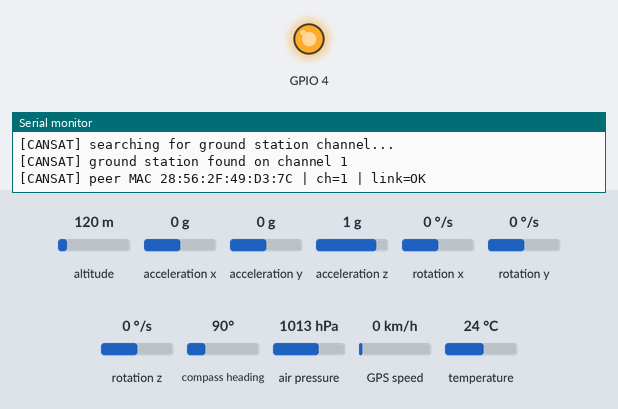
A sketch run on a simulated ESP32. Shown: output pins drawn as LEDs (lit = HIGH), the last lines printed to the serial monitor. Inputs (shaded band) come from the test bench; at power-on: altitude 120 m, acceleration x 0 g, acceleration y 0 g, acceleration z 1 g, rotation x 0 °/s, rotation y 0 °/s, rotation z 0 °/s, compass heading 90°, air pressure 1013 hPa, GPS speed 0 km/h, temperature 24 °C. Storage starts empty; the GPS gets a fix after 3 s at 37.7749, -122.4194 with 8 satellites.

Above: at 0.4 s.
At 4.5 s:
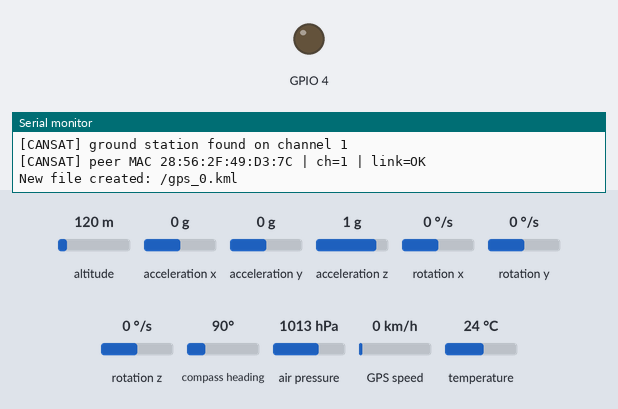
Timing chart, 0 to 6.0 s (numbered marks = the images above):
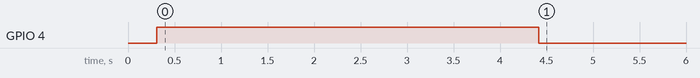

Measured:
- by itself, GPIO 4: HIGH → LOW at 4.4 s

The sketch:

CANSAT.ino
```cpp
#include <NMEAGPS.h>
#include <HardwareSerial.h>
#include "FS.h"
#include "SD.h"
#include "SPI.h"
#include <Adafruit_BMP085_U.h>
#include <Adafruit_MPU6050.h>
#include <Adafruit_Sensor.h>
#include <Wire.h>
#include <esp_now.h>
#include <esp_wifi.h>
#include <WiFi.h>
#include <MechaQMC5883.h>


#define BAUDRATE 115200
#define SET   1
#define RESET 0
#define DELAY_AFTER_WIRED_TX   3
#define DELAY_AFTER_WIFI_TX    3


// Configure Communication Channel (wired vs wireless), Sensors to poll, and their poll periods

  uint8_t flag_Wifi_Comm = SET;              // SET --> Wifi Transmission, RESET -->Serial Transmission on selected COM port

  uint8_t flag_send_full_sensor_data = SET;
  uint8_t flag_read_MPU      = SET;
  uint8_t flag_read_Mag      = SET;
  uint8_t flag_read_GPS      = SET;
  uint8_t flag_read_Temp     =  SET;
  uint8_t flag_read_Alt      =  SET;
  uint8_t flag_read_Pressure = SET;

  unsigned long sent_pkt_count, dropped_pkt_count, tic_status_msg, toc_status_msg, toc;
  unsigned long tic_env, tic_Alt, tic_GPS, tic_send;
  unsigned long T_env = 2000, T_Alt = 1000, T_GPS = 1000, T_status_msg;
  // ESP-NOW TX period (ms). 50 ms = 20 Hz — matches the app's display rate and
  // leaves the 2.4 GHz channel free for the ESP32-CAM's packet bursts.
  // The old code sent every ~3 ms (~300 Hz) which starved the camera.
  unsigned long T_send = 50;
  uint8_t ref_alt = 217;                   // Lahore's Altitude with reference to Sea Level


// Sensor objects
Adafruit_MPU6050 mpu;
Adafruit_BMP085_Unified bmp(10085);
MechaQMC5883 qmc;

float seaLevelPressure, baseLinePressure;

// GPS objects
NMEAGPS gps;
gps_fix fix;
HardwareSerial gpsSerial(2); // UART2: RX=16, TX=17

// SD card chip select (use correct pin for your module)
#define SD_CS 5
File kmlFile;
unsigned long lastSaveTime = 0;
int fileIndex = 0; // counter for filenames
bool sdCardAvailable = false; // Flag to track SD card status

/*----------------------------------WIFI Starts-------------------------------------------*/
// !! MUST match the MAC your ground station prints at boot:
//   Router GS: "GS MAC      : XX:XX:..."  (STA MAC)
//   Wi-Fi GS : "GS MAC (AP) : XX:XX:..."  (AP MAC — different from STA!)
//   BLE GS   : "[BOOT] MAC ..."
uint8_t broadcastAddress[] = {0x28, 0x56, 0x2f, 0x49, 0xd3, 0x7c}; //28:56:2f:49:c0:c8
// uint8_t broadcastAddress[] = {0x6c, 0xc8, 0x40, 0x44, 0x94, 0xb8};  //gs1
//uint8_t broadcastAddress[] = {0x44, 0x1D, 0x64, 0xFB, 0xD0, 0x0C};  //gs1
//44:1d:64:f2:d2:e0

// Fallback only. At boot we probe channels 1–13 and lock onto the one where
// the ground station ACKs (needed for Router GS — its channel is decided by
// the router, often not channel 1).
#define CANSAT_FALLBACK_CHANNEL 1

//struct for RF Data
typedef struct struct_message {
  unsigned long Header;
  float Temperature;
  float Altitude;
  float Pressure;
  float Heading;
  float Xacc;
  float Yacc;
  float Zacc;
  float Angaccx;
  float Angaccy;
  float Angaccz;
  float Magx;
  float Magy;
  float Magz;
  float Sat;
  float Lat;
  float Long;
  float GPSAlt;
  unsigned long TimeStamp;
} struct_message;

typedef struct imu_message {
  float Xacc;
  float Yacc;
  float Zacc;
  float Angaccx;
  float Angaccy;
  float Angaccz;
  float Magx;
  float Magy;
  float Magz;
 } IMU_reading_m;


struct_message myData;
IMU_reading_m imu_reading;
esp_now_peer_info_t peerInfo;

// MAC-layer ACK from the peer — used for channel probing + link watchdog.
volatile bool sendStatusKnown = false;
volatile bool sendOk = false;
uint8_t lockedChannel = CANSAT_FALLBACK_CHANNEL;
bool gsLinked = false;
unsigned long lastAckOkMs = 0;
unsigned long lastChannelProbeMs = 0;

// ESP-NOW fail ACKs can take >30 ms; wait long enough that timeouts count.
#define SEND_ACK_WAIT_MS 200
// Don't channel-hop too often — a full 1–13 scan blocks TX for seconds and
// starves SoftAP / BLE GS on channel 1 when ACKs are flaky.
#define LINK_REPROBE_MS  10000

void OnDataSent(const wifi_tx_info_t *tx_info, esp_now_send_status_t status) {
  (void)tx_info;
  sendOk = (status == ESP_NOW_SEND_SUCCESS);
  sendStatusKnown = true;
}

// Returns true if the send callback fired within timeoutMs.
bool waitForSendStatus(uint32_t timeoutMs) {
  uint32_t t0 = millis();
  while (!sendStatusKnown && (millis() - t0) < timeoutMs) {
    delay(1);
  }
  return sendStatusKnown;
}

// A unicast frame is ACKed by the radio that owns broadcastAddress —
// success means "GS is on this channel".
bool probeChannel(uint8_t ch) {
  esp_wifi_set_channel(ch, WIFI_SECOND_CHAN_NONE);
  delay(5);

  for (int attempt = 0; attempt < 3; attempt++) {
    sendStatusKnown = false;
    uint8_t probe = 0xC5; // 1-byte; ground stations ignore unknown lengths
    if (esp_now_send(broadcastAddress, &probe, 1) != ESP_OK) {
      delay(10);
      continue;
    }
    waitForSendStatus(SEND_ACK_WAIT_MS);
    if (sendStatusKnown && sendOk) return true;
  }
  return false;
}

// Scan channels. Prefer last lock + ch 1 (Wi‑Fi SoftAP / BLE default) first
// so SoftAP recovery is fast and we spend less time off-channel.
bool findGroundStationChannel() {
  lastChannelProbeMs = millis();
  Serial.println("[CANSAT] searching for ground station channel...");

  uint8_t order[13];
  uint8_t n = 0;

  // Build unique channel order: locked → 1 → 2..13
  if (lockedChannel >= 1 && lockedChannel <= 13) {
    order[n++] = lockedChannel;
  }
  if (lockedChannel != 1) {
    order[n++] = 1;
  }
  for (uint8_t ch = 2; ch <= 13; ch++) {
    if (ch == lockedChannel) continue;
    order[n++] = ch;
  }

  for (uint8_t i = 0; i < n; i++) {
    const uint8_t ch = order[i];
    if (probeChannel(ch)) {
      lockedChannel = ch;
      gsLinked = true;
      lastAckOkMs = millis();
      Serial.printf("[CANSAT] ground station found on channel %u\n", ch);
      return true;
    }
  }

  // Stay on last known / ch 1 so SoftAP/BLE still hear packets between probes
  // even when MAC ACKs are unreliable.
  if (lockedChannel < 1 || lockedChannel > 13) lockedChannel = CANSAT_FALLBACK_CHANNEL;
  gsLinked = false;
  Serial.printf("[CANSAT] GS not found — TX stays on ch %u (will retry).\n",
                (unsigned)lockedChannel);
  Serial.println("[CANSAT] Check broadcastAddress matches the GS boot print!");
  Serial.println("[CANSAT] Wi-Fi SoftAP GS → use GS MAC (AP), not STA.");
  esp_wifi_set_channel(lockedChannel, WIFI_SECOND_CHAN_NONE);
  return false;
}

// Boot / recovery: retry full scans until GS is up (or attempts exhausted).
bool findGroundStationChannelWithRetries(int maxRounds, uint32_t gapMs) {
  for (int round = 1; round <= maxRounds; round++) {
    if (findGroundStationChannel()) return true;
    if (round < maxRounds) {
      Serial.printf("[CANSAT] GS not ready (try %d/%d) — waiting %lu ms\n",
                    round, maxRounds, (unsigned long)gapMs);
      delay(gapMs);
    }
  }
  return false;
}
/*----------------------------------WIFI Ends-------------------------------------------*/

/*--------------------------------SD CARD Functions-----------------------------------------*/
void readFile(fs::FS &fs, const char * path) {
  Serial.printf("Reading file: %s\n", path);
  File file = fs.open(path);
  if (!file) {
    Serial.println("Failed to open file for reading");
    return;
  }
  while (file.available()) {
    Serial.write(file.read());
  }
  file.close();
}

void writeFile(fs::FS &fs, const char * path, const char * message) {
  Serial.printf("Writing file: %s\n", path);
  File file = fs.open(path, FILE_WRITE);
  if (!file) {
    Serial.println("Failed to open file for writing");
    return;
  }
  if (file.print(message)) {
    Serial.println("File written");
  } else {
    Serial.println("Write failed");
  }
  file.close();
}

void appendFile(fs::FS &fs, const char * path, String message) {
  File file = fs.open(path, FILE_APPEND);
  if (!file) {
    Serial.println("Failed to open file for appending");
    return;
  }
  if (file.print(message)) {
    // Success message commented out to reduce serial clutter
    // Serial.println("Message appended");
  } else {
    Serial.println("Append failed");
  }
  file.close();
}

void deleteFile(fs::FS &fs, const char * path) {
  Serial.printf("Deleting file: %s\n", path);
  if (fs.remove(path)) {
    Serial.println("File deleted");
  } else {
    Serial.println("Delete failed");
  }
}


/*--------------------------------KML File Functions-----------------------------------------*/
// Function to start a new KML file
void startNewKML() {
  if (!sdCardAvailable) return;

  if (kmlFile) {
    // close previous file with footer
    kmlFile.println("</coordinates>");
    kmlFile.println("</LineString>");
    kmlFile.println("</Placemark>");
    kmlFile.println("</Document>");
    kmlFile.println("</kml>");
    kmlFile.flush();
    kmlFile.close();
  }

  // create a new file with unique name
  String filename = "/gps_" + String(fileIndex++) + ".kml";
  kmlFile = SD.open(filename.c_str(), FILE_WRITE);

  if (kmlFile) {
    Serial.print("New file created: ");
    Serial.println(filename);

    // Write KML header
    kmlFile.println("<?xml version=\"1.0\" encoding=\"UTF-8\"?>");
    kmlFile.println("<kml xmlns=\"http://www.opengis.net/kml/2.2\">");
    kmlFile.println("<Document>");
    kmlFile.println("<name>GPS Path</name>");
    kmlFile.println("<Placemark>");
    kmlFile.println("<LineString>");
    kmlFile.println("<tessellate>1</tessellate>");
    kmlFile.println("<coordinates>");
    kmlFile.flush();
  } else {
    Serial.println("Failed to create new KML file!");
  }
}

void setup() {
  Serial.begin(BAUDRATE);
  gpsSerial.begin(9600, SERIAL_8N1, 16, 17); // Initialize GPS serial

  // BMP180 configuration
  if (!bmp.begin()) {
    Serial.println("Could not find a valid BMP085 sensor, check wiring!");
    while (1) {}
  }

  Wire.begin();
  //compass.init();
  qmc.init();
  Serial.println("QMC5883L Compass with Calibration (µT output)");


  //seaLevelPressure = bmp.readPressure();
  {
    float p_sea;
    bmp.getPressure(&p_sea);
    seaLevelPressure = bmp.seaLevelForAltitude((float)ref_alt, p_sea);  // Lahore altitude (m): extrapolated sea-level pressure
  }
  Serial.println("Sea level pressure: ");
  Serial.println(seaLevelPressure);

  baseLinePressure = 0;                            // Calculations of baseline pressure for relative altitude calculation
  for (int i = 0; i < 5; i++) {
    float p;
    bmp.getPressure(&p);
    baseLinePressure += p;
    delay(50);
  }
  baseLinePressure = baseLinePressure / 5;


  // SD card configuration - Modified to handle mount failures
  Serial.println("Initializing SD card...");
  if (!SD.begin(SD_CS)) {
    Serial.println("Card Mount Failed - Continuing without SD card");
    sdCardAvailable = false;
  } else {
    uint8_t cardType = SD.cardType();
    if (cardType == CARD_NONE) {
      Serial.println("No SD card attached - Continuing without SD card");
      sdCardAvailable = false;
    } else {
      sdCardAvailable = true;
      Serial.print("SD Card Type: ");
      if (cardType == CARD_MMC) {
        Serial.println("MMC");
      } else if (cardType == CARD_SD) {
        Serial.println("SDSC");
      } else if (cardType == CARD_SDHC) {
        Serial.println("SDHC");
      } else {
        Serial.println("UNKNOWN");
      }

      uint64_t cardSize = SD.cardSize() / (1024 * 1024);
      Serial.printf("SD Card Size: %lluMB\n", cardSize);

      // Only try to write file if SD card is available
      if (sdCardAvailable) {
        writeFile(SD, "/sensor_data.txt", "Xacc,Yacc,Zacc,Angaccx,Angaccy,Angaccz,Magx,Magy,Magz,Temperature,Altitude,Heading,Sat,Lat,Long,GPSAlt\n");

        Serial.printf("Total space: %lluMB\n", SD.totalBytes() / (1024 * 1024));
        Serial.printf("Used space: %lluMB\n", SD.usedBytes() / (1024 * 1024));
      }
    }
  }

  // MPU6050 configuration
  Serial.println("Adafruit MPU6050 test!");

  // Try to initialize!
  if (!mpu.begin()) {
    Serial.println("Failed to find MPU6050 chip");
    while (1) {
      delay(10);
    }
  }

  Serial.println("MPU6050 Found!");
  mpu.setAccelerometerRange(MPU6050_RANGE_2_G);

  Serial.print("Accelerometer range set to: ");
  switch (mpu.getAccelerometerRange()) {
    case MPU6050_RANGE_2_G:
      Serial.println("+-2G");
      break;
    case MPU6050_RANGE_4_G:
      Serial.println("+-4G");
      break;
    case MPU6050_RANGE_8_G:
      Serial.println("+-8G");
      break;
    case MPU6050_RANGE_16_G:
      Serial.println("+-16G");
      break;
  }

  mpu.setGyroRange(MPU6050_RANGE_500_DEG);
  Serial.print("Gyro range set to: ");
  switch (mpu.getGyroRange()) {
    case MPU6050_RANGE_250_DEG:
      Serial.println("+- 250 deg/s");
      break;
    case MPU6050_RANGE_500_DEG:
      Serial.println("+- 500 deg/s");
      break;
    case MPU6050_RANGE_1000_DEG:
      Serial.println("+- 1000 deg/s");
      break;
    case MPU6050_RANGE_2000_DEG:
      Serial.println("+- 2000 deg/s");
      break;
  }
  mpu.setFilterBandwidth(MPU6050_BAND_184_HZ);

  Serial.print("Filter bandwidth set to: ");
  switch (mpu.getFilterBandwidth()) {
    case MPU6050_BAND_260_HZ:
      Serial.println("260 Hz");
      break;
    case MPU6050_BAND_184_HZ:
      Serial.println("184 Hz");
      break;
    case MPU6050_BAND_94_HZ:
      Serial.println("94 Hz");
      break;
    case MPU6050_BAND_44_HZ:
      Serial.println("44 Hz");
      break;
    case MPU6050_BAND_21_HZ:
      Serial.println("21 Hz");
      break;
    case MPU6050_BAND_10_HZ:
      Serial.println("10 Hz");
      break;
    case MPU6050_BAND_5_HZ:
      Serial.println("5 Hz");
      break;
  }


  // Wifi / ESP-NOW configuration
  // Use standard 11b/g/n (NOT LR-only). Router / Wi‑Fi / BLE ground stations
  // speak normal Wi‑Fi — LR-only TX never reaches them.
  WiFi.mode(WIFI_STA);
  WiFi.setSleep(false);
  esp_wifi_set_protocol(WIFI_IF_STA,
                        WIFI_PROTOCOL_11B | WIFI_PROTOCOL_11G | WIFI_PROTOCOL_11N);
  WiFi.setTxPower(WIFI_POWER_19_5dBm);

  if (esp_now_init() != ESP_OK) {
    Serial.println("Error initializing ESP-NOW");
    return;
  }

  esp_now_register_send_cb(OnDataSent);

  // Register peer (channel 0 = follow the radio's current channel)
  memcpy(peerInfo.peer_addr, broadcastAddress, 6);
  peerInfo.channel = 0;
  peerInfo.encrypt = false;

  if (esp_now_add_peer(&peerInfo) != ESP_OK) {
    Serial.println("Failed to add peer — check broadcastAddress MAC");
    return;
  }

  // Probe channels 1–13 (retry — GS may still be joining the router).
  findGroundStationChannelWithRetries(5, 2000);
  Serial.printf("[CANSAT] peer MAC %02X:%02X:%02X:%02X:%02X:%02X | ch=%u | link=%s\n",
                broadcastAddress[0], broadcastAddress[1], broadcastAddress[2],
                broadcastAddress[3], broadcastAddress[4], broadcastAddress[5],
                (unsigned)lockedChannel, gsLinked ? "OK" : "WAITING");

  // Buzzer configuration
  pinMode(4, OUTPUT);
  digitalWrite(4, HIGH);
  delay(100);

  // Start first KML file for GPS data (only if SD card is available)
  if (sdCardAvailable) {
    startNewKML();
  }
  lastSaveTime = millis();
  delay(4000);


  sent_pkt_count = 0;
  dropped_pkt_count = 1;
  tic_status_msg = millis();
  tic_env = millis();
  tic_Alt = millis();
  tic_GPS = millis();
  tic_send = millis();

}

void loop() {

  // 1- mpu6050 gets data
  sensors_event_t a, g, temp;
  myData.TimeStamp = millis();
  if(flag_read_MPU){
    mpu.getEvent(&a, &g, &temp);

    imu_reading.Xacc = a.acceleration.x;
    imu_reading.Yacc = a.acceleration.y;
    imu_reading.Zacc = a.acceleration.z;
    imu_reading.Angaccx =  g.gyro.x;
    imu_reading.Angaccy =  g.gyro.y;
    imu_reading.Angaccz =  g.gyro.z;

    myData.Xacc = a.acceleration.x;
    myData.Yacc = a.acceleration.y;
    myData.Zacc = a.acceleration.z;
    myData.Angaccx =  g.gyro.x;
    myData.Angaccy =  g.gyro.y;
    myData.Angaccz =  g.gyro.z;
    //delay(1);
  }


  // 2---- Magnetometer
  if(flag_read_Mag){

    int x, y, z;
    int16_t x_, y_, z_;
    int a;
    float mx, my, mz, m;
    float heading;

    qmc.read(&x, &y, &z, &a);

    x_ = (int16_t) x;
    y_ = (int16_t) y;
    z_ = (int16_t) z;

    mx = x_ * 0.008333;
    my = y_ * 0.008333;
    mz = z_ * 0.008333;
    m = sqrt (mx*mx + my* my + mz* mz);
    heading = atan2((float)my, (float)mx) * 180.0 / PI;

    //  Serial.print("X: "); Serial.print( mx);
    //  Serial.print("  Y: "); Serial.print(my);
    //  Serial.print("  Z: "); Serial.print(mz);
    //  Serial.print("  Mag: "); Serial.print(m);
    // Serial.print("  Heading: "); Serial.print(a);
    // Serial.print("  Heading_local: "); Serial.print(heading);
    // Serial.println("°");


    myData.Magx = mx;
    myData.Magy = my;
    myData.Magz = mz;


    myData.Heading = heading;

      // Convert heading to cardinal direction
    String direction;
    if (heading >= 337.5 || heading < 22.5)  direction = "N";
    else if (heading >= 22.5 && heading < 67.5)  direction = "NE";
    else if (heading >= 67.5 && heading < 112.5) direction = "E";
    else if (heading >= 112.5 && heading < 157.5) direction = "SE";
    else if (heading >= 157.5 && heading < 202.5) direction = "S";
    else if (heading >= 202.5 && heading < 247.5) direction = "SW";
    else if (heading >= 247.5 && heading < 292.5) direction = "W";
    else if (heading >= 292.5 && heading < 337.5) direction = "NW";
  }


  // 3 --- bmp Reading
  toc = millis();
  if( (toc - tic_env) > T_env){
    if(flag_read_Temp ) {
      float t;
      bmp.getTemperature(&t);
      myData.Temperature = t;
    }
    if(flag_read_Pressure ) {
      float pr;
      bmp.getPressure(&pr);
      myData.Pressure = pr;
    }
    tic_env = toc;
  }


  //  4 ---- Alt Reading
  toc = millis();
  if( (toc - tic_Alt) > T_Alt){
      if(flag_read_Alt ) {
        float pr;
        bmp.getPressure(&pr);
        myData.Altitude = bmp.pressureToAltitude(seaLevelPressure, pr);
      }
      tic_Alt = toc;
  }


  //  5 ----  GPS get data
  toc = millis();
  if( (toc - tic_GPS) > T_GPS){
  if(flag_read_GPS){
    bool newGPSData = false;
    while (gps.available(gpsSerial)) {
        fix = gps.read();
        newGPSData = true;
        if (fix.valid.location) {
          myData.Lat = fix.latitude();
          myData.Long = fix.longitude();
        }
        if (fix.valid.altitude) {
          myData.GPSAlt = fix.altitude();
        }
        if (fix.valid.satellites) {
          myData.Sat = fix.satellites;
        }
        else{
          myData.Sat = 0;
        }
      }
      Serial.println("Tried to Read GPS data "); ;
    }
    tic_GPS = toc;
  }

  // 6-----  Send Packet (throttled to T_send so the camera gets airtime)
  myData.Header = 2864434397;
  toc = millis();
  if( (toc - tic_send) >= T_send ){
    tic_send = toc;
    if(flag_Wifi_Comm == SET){                  // Send data over Wifi via ESP-NOW
        // Re-probe every LINK_REPROBE_MS while the GS is missing or silent.
        // Time-based (not fail-streak) so late/missing ACK callbacks still recover.
        const bool linkStale = !gsLinked || lastAckOkMs == 0 ||
                               (toc - lastAckOkMs) >= LINK_REPROBE_MS;
        if (linkStale && (toc - lastChannelProbeMs) >= LINK_REPROBE_MS) {
          Serial.println("[CANSAT] link down — re-probing channels...");
          findGroundStationChannel();
        }

        sendStatusKnown = false;
        esp_err_t result = esp_now_send(broadcastAddress, (uint8_t *) &myData, sizeof(myData));
        toc_status_msg = millis();
        if (result == ESP_OK) {
          waitForSendStatus(SEND_ACK_WAIT_MS);
          // Unknown/timeout counts as fail so the watchdog always advances.
          const bool delivered = sendStatusKnown && sendOk;
          if (delivered) {
            sent_pkt_count++;
            gsLinked = true;
            lastAckOkMs = millis();
          } else {
            dropped_pkt_count++;
            // If callback never fired, treat as fail for status print.
            if (!sendStatusKnown) sendOk = false;
          }
          if((toc_status_msg - tic_status_msg) > 1000){    // print every one second
            Serial.print("ESP-NOW: Sent="); Serial.print(sent_pkt_count);
            Serial.print(" Dropped="); Serial.print(dropped_pkt_count);
            Serial.print(" ch="); Serial.print(lockedChannel);
            Serial.print(" GS ack="); Serial.println(delivered ? "yes" : "NO");
            tic_status_msg = toc_status_msg;
          }
        }else {
          dropped_pkt_count++;
          if (!sendStatusKnown) sendOk = false;
          if((toc_status_msg - tic_status_msg) > 1000){
            Serial.print("Error queuing ESP-NOW: Sent="); Serial.print(sent_pkt_count);
            Serial.print(" Dropped="); Serial.println(dropped_pkt_count);
             tic_status_msg = toc_status_msg;
          }
        }

        delay(DELAY_AFTER_WIFI_TX) ;
    }
    else{                                   // Send Data Over UART
     if(flag_send_full_sensor_data == SET)
        Serial.write((uint8_t*)&myData, sizeof(myData));
      else
        Serial.write((uint8_t*)&imu_reading, sizeof(imu_reading));

      delay(DELAY_AFTER_WIRED_TX);            // Wait time for Transferring 36 bytes at 115200 is 2.6ms

    }
  }


  // 7------- Buzzer decision
    if (myData.Altitude <= 1) // THIS SHOULD BE CHANGED BASED ON THE LOCATION
    {
      digitalWrite(4, LOW);
      //Serial.print("Buzzer On");
    } else {
      digitalWrite(4, LOW);
      //Serial.print("Buzzer Off");
    }
}
```
